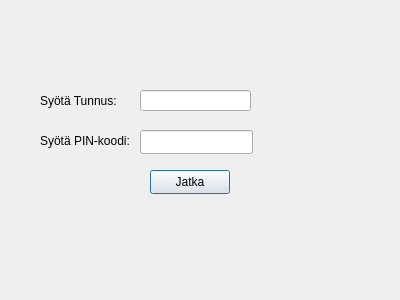
<?xml version="1.0" encoding="UTF-8"?>
<ui version="4.0">
 <class>kirjaudu</class>
 <widget class="QDialog" name="kirjaudu">
  <property name="geometry">
   <rect>
    <x>0</x>
    <y>0</y>
    <width>400</width>
    <height>300</height>
   </rect>
  </property>
  <property name="windowTitle">
   <string>Dialog</string>
  </property>
  <widget class="QLabel" name="label">
   <property name="geometry">
    <rect>
     <x>40</x>
     <y>130</y>
     <width>91</width>
     <height>21</height>
    </rect>
   </property>
   <property name="text">
    <string>Syötä PIN-koodi:</string>
   </property>
  </widget>
  <widget class="QLineEdit" name="PINKentta">
   <property name="geometry">
    <rect>
     <x>140</x>
     <y>130</y>
     <width>113</width>
     <height>24</height>
    </rect>
   </property>
   <property name="text">
    <string/>
   </property>
  </widget>
  <widget class="QPushButton" name="pushButton">
   <property name="geometry">
    <rect>
     <x>150</x>
     <y>170</y>
     <width>80</width>
     <height>24</height>
    </rect>
   </property>
   <property name="text">
    <string>Jatka</string>
   </property>
  </widget>
  <widget class="QLabel" name="label_2">
   <property name="geometry">
    <rect>
     <x>40</x>
     <y>90</y>
     <width>91</width>
     <height>21</height>
    </rect>
   </property>
   <property name="text">
    <string>Syötä Tunnus:</string>
   </property>
  </widget>
  <widget class="QLineEdit" name="Tunnuskentta">
   <property name="geometry">
    <rect>
     <x>140</x>
     <y>90</y>
     <width>111</width>
     <height>21</height>
    </rect>
   </property>
  </widget>
 </widget>
 <resources/>
 <connections/>
</ui>
